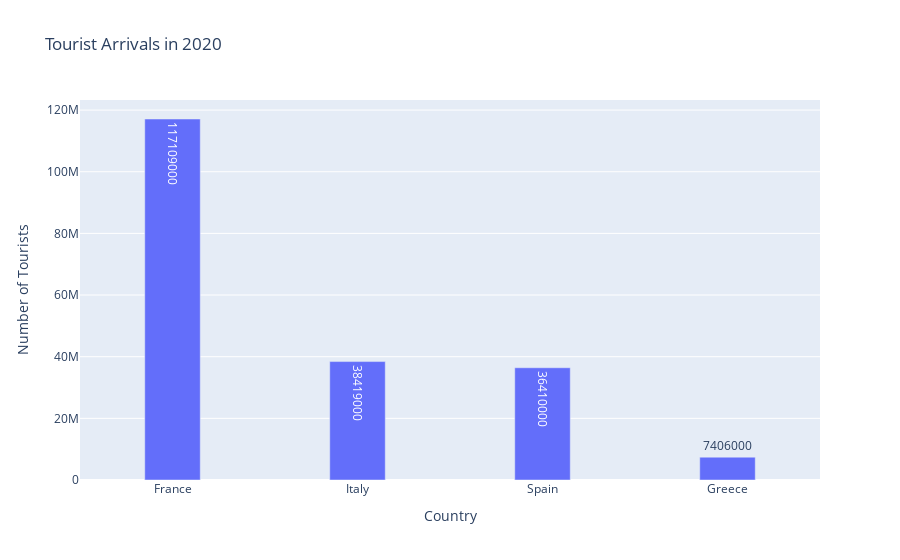

Notebook cell for this chart:
### Code cell
# Type your answer here



# Filter the data to include only the specified countries
df_tourism_filtered = df_tourism[df_tourism['Country Name'].isin(['Greece', 'Spain', 'France', 'Italy'])]

# Sorting the data in descending order by the number of tourists in 2020
df_tourism_filtered = df_tourism_filtered.sort_values('2020', ascending=False)

# Create the bar chart using Plotly Express
fig = px.bar(
    df_tourism_filtered,
    x='Country Name',
    y='2020',  # Directly use the '2020' column for tourist numbers
    title='Tourist Arrivals in 2020',
    labels={'Country Name': 'Country', '2020': 'Number of Tourists'},
    text='2020'  # Display the tourist number on each bar
)

# Adjust bar width appearance
fig.update_traces(width=0.3)

# Display the figure
fig.show()

### Figure 1 — Plotly figure (JSON) as saved in the notebook; plotly's stock layout.template omitted (floating-point values rounded to 4 significant figures)
{"data": [{"alignmentgroup": "True", "hovertemplate": "Country=%{x}<br>Number of Tourists=%{text}<extra></extra>", "legendgroup": "", "marker": {"color": "#636efa", "pattern": {"shape": ""}}, "name": "", "offsetgroup": "", "orientation": "v", "showlegend": false, "text": [117109000, 38419000, 36410000, 7406000], "textposition": "auto", "type": "bar", "width": 0.3, "x": ["France", "Italy", "Spain", "Greece"], "xaxis": "x", "y": [117109000, 38419000, 36410000, 7406000], "yaxis": "y"}], "layout": {"barmode": "relative", "legend": {"tracegroupgap": 0}, "title": {"text": "Tourist Arrivals in 2020"}, "xaxis": {"anchor": "y", "domain": [0, 1], "title": {"text": "Country"}}, "yaxis": {"anchor": "x", "domain": [0, 1], "title": {"text": "Number of Tourists"}}}}
